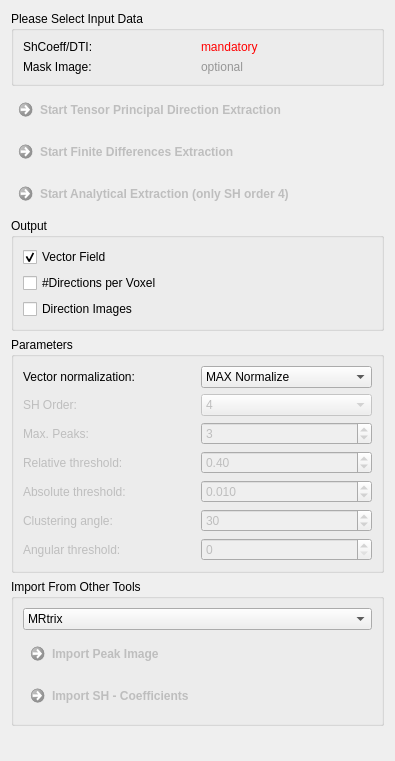
<?xml version="1.0" encoding="UTF-8"?>
<ui version="4.0">
 <class>QmitkOdfMaximaExtractionViewControls</class>
 <widget class="QWidget" name="QmitkOdfMaximaExtractionViewControls">
  <property name="geometry">
   <rect>
    <x>0</x>
    <y>0</y>
    <width>395</width>
    <height>761</height>
   </rect>
  </property>
  <property name="windowTitle">
   <string>Form</string>
  </property>
  <layout class="QGridLayout" name="gridLayout_2">
   <item row="3" column="0">
    <widget class="QCommandLinkButton" name="m_GenerateImageButton">
     <property name="enabled">
      <bool>false</bool>
     </property>
     <property name="toolTip">
      <string>Extract ODF peaks using a semicontinuous method (Aganj et al. 2010). EXPERIMENTAL!</string>
     </property>
     <property name="text">
      <string>Start Analytical Extraction (only SH order 4)</string>
     </property>
    </widget>
   </item>
   <item row="0" column="0">
    <widget class="QGroupBox" name="m_InputData">
     <property name="title">
      <string>Please Select Input Data</string>
     </property>
     <layout class="QGridLayout" name="gridLayout_5">
      <item row="0" column="0">
       <widget class="QLabel" name="label_4">
        <property name="toolTip">
         <string>Select a tensor image or a SH coefficient image (generate using Q-Ball reconstruction view).</string>
        </property>
        <property name="text">
         <string>ShCoeff/DTI:</string>
        </property>
       </widget>
      </item>
      <item row="1" column="0">
       <widget class="QLabel" name="label_3">
        <property name="text">
         <string>Mask Image:</string>
        </property>
       </widget>
      </item>
      <item row="0" column="1">
       <widget class="QLabel" name="m_DwiFibLabel">
        <property name="text">
         <string>&lt;html&gt;&lt;head/&gt;&lt;body&gt;&lt;p&gt;&lt;span style=&quot; color:#ff0000;&quot;&gt;mandatory&lt;/span&gt;&lt;/p&gt;&lt;/body&gt;&lt;/html&gt;</string>
        </property>
        <property name="wordWrap">
         <bool>true</bool>
        </property>
       </widget>
      </item>
      <item row="1" column="1">
       <widget class="QLabel" name="m_MaskLabel">
        <property name="text">
         <string>&lt;html&gt;&lt;head/&gt;&lt;body&gt;&lt;p&gt;&lt;span style=&quot; color:#969696;&quot;&gt;optional&lt;/span&gt;&lt;/p&gt;&lt;/body&gt;&lt;/html&gt;</string>
        </property>
        <property name="wordWrap">
         <bool>true</bool>
        </property>
       </widget>
      </item>
     </layout>
    </widget>
   </item>
   <item row="5" column="0">
    <widget class="QGroupBox" name="groupBox">
     <property name="title">
      <string>Parameters</string>
     </property>
     <layout class="QGridLayout" name="gridLayout">
      <item row="0" column="0">
       <widget class="QFrame" name="frame_2">
        <property name="frameShape">
         <enum>QFrame::NoFrame</enum>
        </property>
        <property name="frameShadow">
         <enum>QFrame::Raised</enum>
        </property>
        <layout class="QGridLayout" name="gridLayout_4">
         <property name="leftMargin">
          <number>0</number>
         </property>
         <property name="topMargin">
          <number>0</number>
         </property>
         <property name="rightMargin">
          <number>0</number>
         </property>
         <property name="bottomMargin">
          <number>0</number>
         </property>
         <property name="horizontalSpacing">
          <number>6</number>
         </property>
         <item row="2" column="0">
          <widget class="QLabel" name="label_8">
           <property name="text">
            <string>Vector normalization:</string>
           </property>
          </widget>
         </item>
         <item row="2" column="1">
          <widget class="QComboBox" name="m_NormalizationBox">
           <property name="toolTip">
            <string>&lt;html&gt;&lt;head/&gt;&lt;body&gt;&lt;p&gt;The vector fields are always coorected for image spacing and using the lagest eigenvalue in case of the tensor peak extraction. This is done for visualizytion purposes. The output direction images are not affected.&lt;/p&gt;&lt;/body&gt;&lt;/html&gt;</string>
           </property>
           <property name="currentIndex">
            <number>1</number>
           </property>
           <item>
            <property name="text">
             <string>No Normalization</string>
            </property>
           </item>
           <item>
            <property name="text">
             <string>MAX Normalize</string>
            </property>
           </item>
           <item>
            <property name="text">
             <string>Single Vec Normalization</string>
            </property>
           </item>
          </widget>
         </item>
        </layout>
       </widget>
      </item>
      <item row="1" column="0">
       <widget class="QFrame" name="m_CoeffImageFrame">
        <property name="enabled">
         <bool>false</bool>
        </property>
        <property name="frameShape">
         <enum>QFrame::NoFrame</enum>
        </property>
        <property name="frameShadow">
         <enum>QFrame::Raised</enum>
        </property>
        <layout class="QGridLayout" name="gridLayout_3">
         <property name="leftMargin">
          <number>0</number>
         </property>
         <property name="topMargin">
          <number>0</number>
         </property>
         <property name="rightMargin">
          <number>0</number>
         </property>
         <property name="bottomMargin">
          <number>0</number>
         </property>
         <property name="horizontalSpacing">
          <number>6</number>
         </property>
         <item row="0" column="0">
          <widget class="QLabel" name="label_9">
           <property name="text">
            <string>SH Order:</string>
           </property>
          </widget>
         </item>
         <item row="5" column="0">
          <widget class="QLabel" name="label_7">
           <property name="text">
            <string>Absolute threshold:</string>
           </property>
          </widget>
         </item>
         <item row="5" column="1">
          <widget class="QDoubleSpinBox" name="m_AbsoluteThresholdBox">
           <property name="enabled">
            <bool>false</bool>
           </property>
           <property name="toolTip">
            <string>Absolute peak threshold (only used for the finite differences method). The value is additionally scaled by 1/GFA.</string>
           </property>
           <property name="decimals">
            <number>3</number>
           </property>
           <property name="minimum">
            <double>0.000000000000000</double>
           </property>
           <property name="maximum">
            <double>1.000000000000000</double>
           </property>
           <property name="singleStep">
            <double>0.001000000000000</double>
           </property>
           <property name="value">
            <double>0.010000000000000</double>
           </property>
          </widget>
         </item>
         <item row="3" column="0">
          <widget class="QLabel" name="label_5">
           <property name="text">
            <string>Max. Peaks:</string>
           </property>
          </widget>
         </item>
         <item row="4" column="1">
          <widget class="QDoubleSpinBox" name="m_PeakThresholdBox">
           <property name="enabled">
            <bool>false</bool>
           </property>
           <property name="toolTip">
            <string>Peak threshold relative to the largest peak per voxel.</string>
           </property>
           <property name="minimum">
            <double>0.000000000000000</double>
           </property>
           <property name="maximum">
            <double>1.000000000000000</double>
           </property>
           <property name="singleStep">
            <double>0.050000000000000</double>
           </property>
           <property name="value">
            <double>0.400000000000000</double>
           </property>
          </widget>
         </item>
         <item row="3" column="1">
          <widget class="QSpinBox" name="m_MaxNumPeaksBox">
           <property name="enabled">
            <bool>false</bool>
           </property>
           <property name="toolTip">
            <string>Maximum number of peaks to extract.</string>
           </property>
           <property name="minimum">
            <number>1</number>
           </property>
           <property name="maximum">
            <number>1000</number>
           </property>
           <property name="value">
            <number>3</number>
           </property>
          </widget>
         </item>
         <item row="4" column="0">
          <widget class="QLabel" name="label_6">
           <property name="text">
            <string>Relative threshold:</string>
           </property>
          </widget>
         </item>
         <item row="0" column="1">
          <widget class="QComboBox" name="m_ShOrderBox">
           <property name="enabled">
            <bool>false</bool>
           </property>
           <property name="currentIndex">
            <number>1</number>
           </property>
           <item>
            <property name="text">
             <string>2</string>
            </property>
           </item>
           <item>
            <property name="text">
             <string>4</string>
            </property>
           </item>
           <item>
            <property name="text">
             <string>6</string>
            </property>
           </item>
           <item>
            <property name="text">
             <string>8</string>
            </property>
           </item>
           <item>
            <property name="text">
             <string>10</string>
            </property>
           </item>
           <item>
            <property name="text">
             <string>12</string>
            </property>
           </item>
          </widget>
         </item>
         <item row="6" column="0">
          <widget class="QLabel" name="label_10">
           <property name="text">
            <string>Clustering angle:</string>
           </property>
          </widget>
         </item>
         <item row="6" column="1">
          <widget class="QSpinBox" name="m_ClusteringAngleBox">
           <property name="toolTip">
            <string>Cluster close directions. Define &quot;close&quot; here.</string>
           </property>
           <property name="maximum">
            <number>90</number>
           </property>
           <property name="value">
            <number>30</number>
           </property>
          </widget>
         </item>
         <item row="7" column="0">
          <widget class="QLabel" name="label_11">
           <property name="text">
            <string>Angular threshold:</string>
           </property>
          </widget>
         </item>
         <item row="7" column="1">
          <widget class="QSpinBox" name="m_AngularThreshold">
           <property name="toolTip">
            <string>Discard smaller peaks in the defined angle around the maximum peaks.</string>
           </property>
           <property name="minimum">
            <number>0</number>
           </property>
           <property name="maximum">
            <number>90</number>
           </property>
           <property name="value">
            <number>0</number>
           </property>
          </widget>
         </item>
        </layout>
       </widget>
      </item>
     </layout>
    </widget>
   </item>
   <item row="15" column="0">
    <spacer name="verticalSpacer">
     <property name="orientation">
      <enum>Qt::Vertical</enum>
     </property>
     <property name="sizeHint" stdset="0">
      <size>
       <width>20</width>
       <height>259</height>
      </size>
     </property>
    </spacer>
   </item>
   <item row="14" column="0">
    <widget class="QGroupBox" name="groupBox_4">
     <property name="title">
      <string>Import From Other Tools</string>
     </property>
     <layout class="QGridLayout" name="gridLayout_7">
      <item row="2" column="0">
       <widget class="QCommandLinkButton" name="m_ImportShCoeffs">
        <property name="enabled">
         <bool>false</bool>
        </property>
        <property name="toolTip">
         <string>Generate Q-Ball image and MITK compatible SH coefficient from other toolkits.</string>
        </property>
        <property name="text">
         <string>Import SH - Coefficients</string>
        </property>
       </widget>
      </item>
      <item row="0" column="0">
       <widget class="QComboBox" name="m_ToolkitBox">
        <property name="toolTip">
         <string>Define SH coefficient convention (depends on toolkit)</string>
        </property>
        <property name="currentIndex">
         <number>1</number>
        </property>
        <item>
         <property name="text">
          <string>FSL</string>
         </property>
        </item>
        <item>
         <property name="text">
          <string>MRtrix</string>
         </property>
        </item>
       </widget>
      </item>
      <item row="1" column="0">
       <widget class="QCommandLinkButton" name="m_ImportPeaks">
        <property name="enabled">
         <bool>false</bool>
        </property>
        <property name="toolTip">
         <string>Generate vector field and direction images from the FSL qboot peak extraction output.</string>
        </property>
        <property name="text">
         <string>Import Peak Image</string>
        </property>
       </widget>
      </item>
     </layout>
    </widget>
   </item>
   <item row="2" column="0">
    <widget class="QCommandLinkButton" name="m_StartFiniteDiff">
     <property name="enabled">
      <bool>false</bool>
     </property>
     <property name="toolTip">
      <string>Extract ODF peaks using finite differences on the densely sampled ODF surface.</string>
     </property>
     <property name="text">
      <string>Start Finite Differences Extraction</string>
     </property>
    </widget>
   </item>
   <item row="1" column="0">
    <widget class="QCommandLinkButton" name="m_StartTensor">
     <property name="enabled">
      <bool>false</bool>
     </property>
     <property name="toolTip">
      <string>Extract principal eigenvectors of input tensors.</string>
     </property>
     <property name="text">
      <string>Start Tensor Principal Direction Extraction</string>
     </property>
    </widget>
   </item>
   <item row="4" column="0">
    <widget class="QGroupBox" name="groupBox_2">
     <property name="title">
      <string>Output</string>
     </property>
     <layout class="QFormLayout" name="formLayout_2">
      <property name="fieldGrowthPolicy">
       <enum>QFormLayout::AllNonFixedFieldsGrow</enum>
      </property>
      <item row="0" column="0">
       <widget class="QCheckBox" name="m_OutputVectorFieldBox">
        <property name="toolTip">
         <string>Only for visualization purposes! The vectors are automatically corrected for image spacing and for the largest eigenvalue in case of the tensor peak extraction.</string>
        </property>
        <property name="text">
         <string>Vector Field</string>
        </property>
        <property name="checked">
         <bool>true</bool>
        </property>
       </widget>
      </item>
      <item row="1" column="0">
       <widget class="QCheckBox" name="m_OutputNumDirectionsBox">
        <property name="toolTip">
         <string>Output unsigned char image containing the number of directions per voxel.</string>
        </property>
        <property name="text">
         <string>#Directions per Voxel</string>
        </property>
        <property name="checked">
         <bool>false</bool>
        </property>
       </widget>
      </item>
      <item row="2" column="0">
       <widget class="QCheckBox" name="m_OutputDirectionImagesBox">
        <property name="toolTip">
         <string>Output one image per extracted direction containing the direction vecors as pixel values.</string>
        </property>
        <property name="text">
         <string>Direction Images</string>
        </property>
        <property name="checked">
         <bool>false</bool>
        </property>
       </widget>
      </item>
     </layout>
    </widget>
   </item>
  </layout>
 </widget>
 <resources/>
 <connections/>
</ui>
